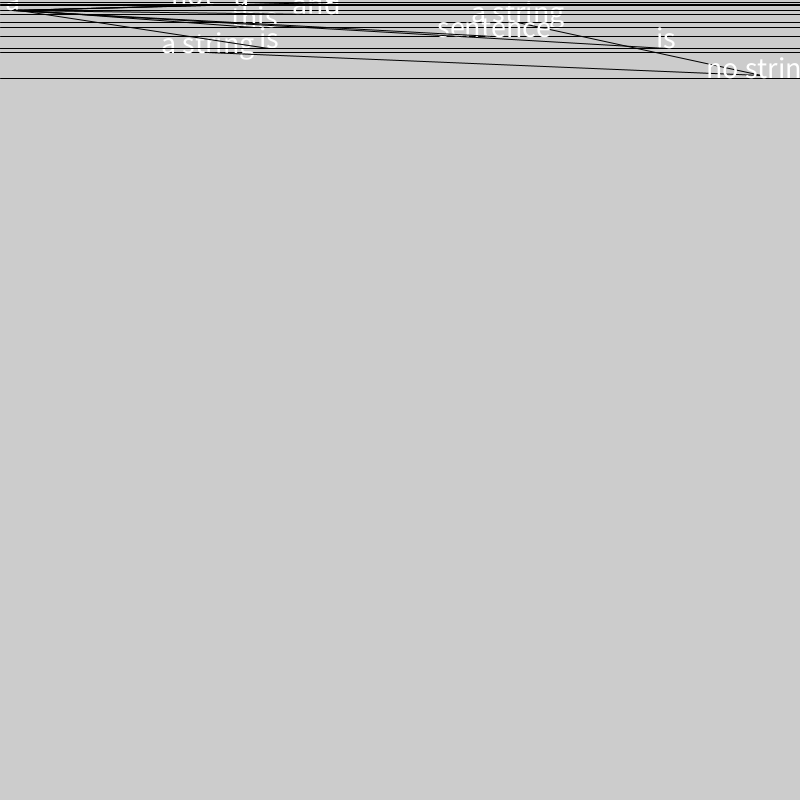
Frame 1 (no input)
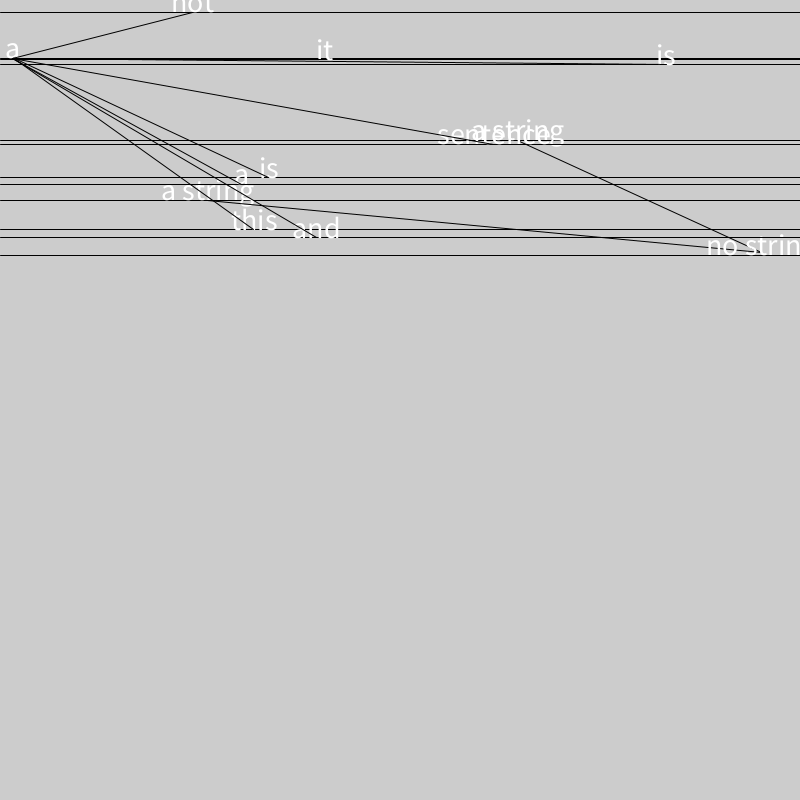
Frame 60 (the mouse pressed at the canvas centre just before this capture)
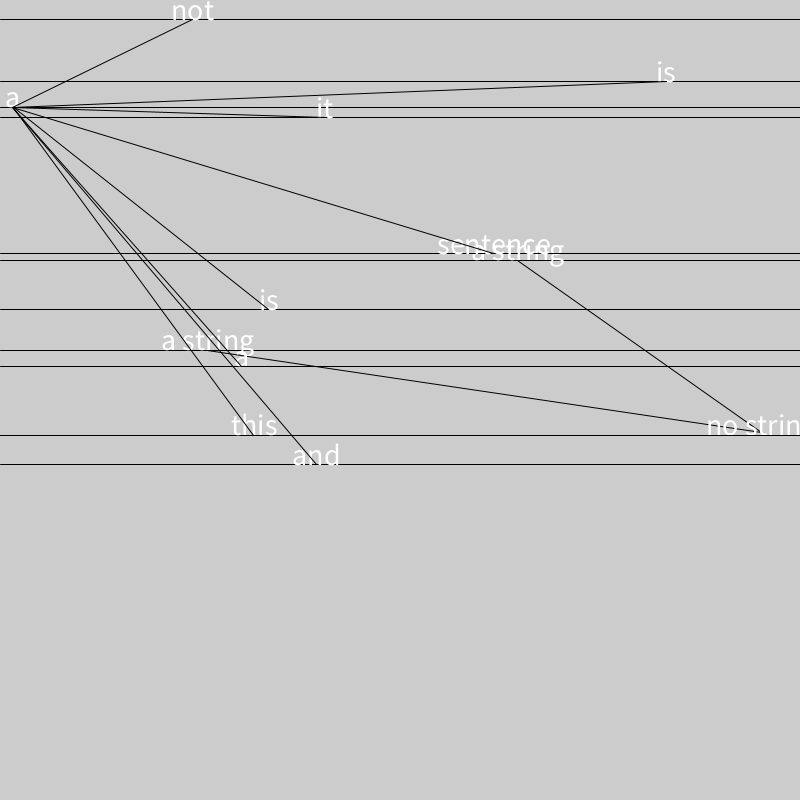
Frame 120 (the mouse held since frame 60 and released just before this capture)

The Processing sketch that drew these frames (run headless with seeded random() and noise(); from frame 60 on, the mouse is pressed at the canvas centre):

// Processing sketch: ParentsChildren_20120403_v1
// ── ParentsChildren_20120403_v1.pde
// Declare and contruct two objects (h1, h2) from the class HLine

String[] words = {"this", "is", "a", "sentence", "and", "it", "is", "not", "a", "word"};
HLine[] oth = new HLine[3];
HLine h1 = new HLine(20, 2.0, "a string", oth); 
HLine h2 = new HLine(50, 2.5, "a string", oth);
HLine h3 = new HLine(75, 3, "no string", oth);
int w = width;
HLine[] sentence = new HLine[words.length];

 
void setup() 
{
  size(800, 800);
  frameRate(30);
  textSize(30);
  textAlign(CENTER);
  oth[0] = h1;
oth[1] = h1;
oth[2] = h3;
for (int i = 0; i < words.length - 1; i++){
  sentence[i] = new HLine(random(100),random(4), words[i], sentence);
}

}

void draw() { 
  background(204);
  h1.update(); 
  h2.update();
  h3.update(); 
  h1.addChild();
  h2.addChild(); 
  h3.addChild();
  for (int i = 0; i < words.length - 1; i++){
  sentence[i].update();
}
  
} 
 
class HLine {
//  String st; = "a string"; 
  float ypos, speed, x = random(800); String st; HLine[] others; 
  HLine (float y, float s, String st_in, HLine[] oin) {  
    ypos = y; 
    speed = s; 
    st = st_in;
    others = oin;
    
//    child = h1;
//    child = h1;
  }
   
  void addChild(){
//  child = h2;
  }
  
  void update() { 
    ypos += speed; 
    if (ypos > width) { 
      ypos = 0; 
    } 
    line(0, ypos, width, ypos); 
    text(st, x, ypos);
    line(x, ypos, others[2].x, others[2].ypos);
  } 
  

}
